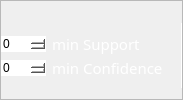
                        <widget class="QFrame" name="frame_9">
                         <property name="maximumSize">
                          <size>
                           <width>150</width>
                           <height>16777215</height>
                          </size>
                         </property>
                         <property name="styleSheet">
                          <string notr="true"/>
                         </property>
                         <property name="frameShape">
                          <enum>QFrame::StyledPanel</enum>
                         </property>
                         <property name="frameShadow">
                          <enum>QFrame::Raised</enum>
                         </property>
                         <layout class="QVBoxLayout" name="verticalLayout_15">
                          <property name="spacing">
                           <number>0</number>
                          </property>
                          <property name="leftMargin">
                           <number>0</number>
                          </property>
                          <property name="topMargin">
                           <number>2</number>
                          </property>
                          <property name="rightMargin">
                           <number>0</number>
                          </property>
                          <item>
                           <widget class="QLabel" name="label_4">
                            <property name="maximumSize">
                             <size>
                              <width>16777215</width>
                              <height>20</height>
                             </size>
                            </property>
                            <property name="font">
                             <font>
                              <family>Bahnschrift Light</family>
                              <pointsize>11</pointsize>
                             </font>
                            </property>
                            <property name="styleSheet">
                             <string notr="true">color: rgb(255, 255, 255);</string>
                            </property>
                            <property name="text">
                             <string/>
                            </property>
                           </widget>
                          </item>
                          <item>
                           <widget class="QFrame" name="frame_15">
                            <property name="styleSheet">
                             <string notr="true">border:0px;</string>
                            </property>
                            <property name="frameShape">
                             <enum>QFrame::StyledPanel</enum>
                            </property>
                            <property name="frameShadow">
                             <enum>QFrame::Raised</enum>
                            </property>
                            <layout class="QVBoxLayout" name="verticalLayout_25">
                             <property name="spacing">
                              <number>0</number>
                             </property>
                             <property name="leftMargin">
                              <number>0</number>
                             </property>
                             <property name="topMargin">
                              <number>0</number>
                             </property>
                             <property name="rightMargin">
                              <number>0</number>
                             </property>
                             <property name="bottomMargin">
                              <number>0</number>
                             </property>
                             <item>
                              <widget class="QFrame" name="frame_30">
                               <property name="styleSheet">
                                <string notr="true">border-right:1px solid white;</string>
                               </property>
                               <property name="frameShape">
                                <enum>QFrame::StyledPanel</enum>
                               </property>
                               <property name="frameShadow">
                                <enum>QFrame::Raised</enum>
                               </property>
                               <layout class="QHBoxLayout" name="horizontalLayout_9">
                                <property name="leftMargin">
                                 <number>0</number>
                                </property>
                                <property name="rightMargin">
                                 <number>22</number>
                                </property>
                                <property name="bottomMargin">
                                 <number>0</number>
                                </property>
                                <item>
                                 <widget class="QSpinBox" name="spinBoxSupport">
                                  <property name="minimumSize">
                                   <size>
                                    <width>45</width>
                                    <height>0</height>
                                   </size>
                                  </property>
                                  <property name="maximumSize">
                                   <size>
                                    <width>45</width>
                                    <height>16777215</height>
                                   </size>
                                  </property>
                                  <property name="styleSheet">
                                   <string notr="true">color: black;
background-color: white;</string>
                                  </property>
                                 </widget>
                                </item>
                                <item>
                                 <widget class="QLabel" name="label_7">
                                  <property name="font">
                                   <font>
                                    <family>Bahnschrift Light Condensed</family>
                                    <pointsize>11</pointsize>
                                   </font>
                                  </property>
                                  <property name="styleSheet">
                                   <string notr="true">color: rgb(255, 255, 255);
border:0px;</string>
                                  </property>
                                  <property name="text">
                                   <string>min Support</string>
                                  </property>
                                 </widget>
                                </item>
                               </layout>
                              </widget>
                             </item>
                             <item>
                              <widget class="QFrame" name="frame_31">
                               <property name="styleSheet">
                                <string notr="true">border-right:1px solid white;</string>
                               </property>
                               <property name="frameShape">
                                <enum>QFrame::StyledPanel</enum>
                               </property>
                               <property name="frameShadow">
                                <enum>QFrame::Raised</enum>
                               </property>
                               <layout class="QHBoxLayout" name="horizontalLayout_10">
                                <property name="leftMargin">
                                 <number>0</number>
                                </property>
                                <property name="topMargin">
                                 <number>1</number>
                                </property>
                                <property name="rightMargin">
                                 <number>18</number>
                                </property>
                                <item>
                                 <widget class="QSpinBox" name="spinBoxConfidence">
                                  <property name="minimumSize">
                                   <size>
                                    <width>45</width>
                                    <height>0</height>
                                   </size>
                                  </property>
                                  <property name="maximumSize">
                                   <size>
                                    <width>45</width>
                                    <height>16777215</height>
                                   </size>
                                  </property>
                                  <property name="styleSheet">
                                   <string notr="true">color: black;
background-color: white;</string>
                                  </property>
                                 </widget>
                                </item>
                                <item>
                                 <widget class="QLabel" name="label_8">
                                  <property name="font">
                                   <font>
                                    <family>Bahnschrift Light Condensed</family>
                                    <pointsize>11</pointsize>
                                   </font>
                                  </property>
                                  <property name="styleSheet">
                                   <string notr="true">color: rgb(255, 255, 255);
border:0px;</string>
                                  </property>
                                  <property name="text">
                                   <string>min Confidence</string>
                                  </property>
                                 </widget>
                                </item>
                               </layout>
                              </widget>
                             </item>
                            </layout>
                           </widget>
                          </item>
                         </layout>
                        </widget>
